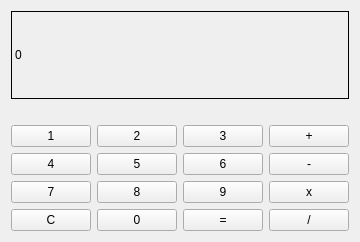
<?xml version="1.0" encoding="UTF-8"?>
<ui version="4.0">
 <class>Simple_calculator</class>
 <widget class="QWidget" name="Simple_calculator">
  <property name="geometry">
   <rect>
    <x>0</x>
    <y>0</y>
    <width>338</width>
    <height>242</height>
   </rect>
  </property>
  <property name="windowTitle">
   <string>Form</string>
  </property>
  <layout class="QGridLayout" name="gridLayout_3">
   <item row="0" column="0">
    <layout class="QVBoxLayout" name="verticalLayout">
     <item>
      <widget class="QLabel" name="label">
       <property name="frameShape">
        <enum>QFrame::Box</enum>
       </property>
       <property name="frameShadow">
        <enum>QFrame::Plain</enum>
       </property>
       <property name="text">
        <string>0</string>
       </property>
      </widget>
     </item>
     <item>
      <spacer name="horizontalSpacer">
       <property name="orientation">
        <enum>Qt::Horizontal</enum>
       </property>
       <property name="sizeHint" stdset="0">
        <size>
         <width>317</width>
         <height>20</height>
        </size>
       </property>
      </spacer>
     </item>
    </layout>
   </item>
   <item row="1" column="0">
    <layout class="QGridLayout" name="gridLayout_2">
     <item row="3" column="1">
      <widget class="QPushButton" name="pushButton_11">
       <property name="text">
        <string>0</string>
       </property>
      </widget>
     </item>
     <item row="2" column="1">
      <widget class="QPushButton" name="pushButton_5">
       <property name="text">
        <string>8</string>
       </property>
      </widget>
     </item>
     <item row="0" column="2">
      <widget class="QPushButton" name="pushButton_3">
       <property name="text">
        <string>3</string>
       </property>
      </widget>
     </item>
     <item row="1" column="1">
      <widget class="QPushButton" name="pushButton_7">
       <property name="text">
        <string>5</string>
       </property>
      </widget>
     </item>
     <item row="1" column="2">
      <widget class="QPushButton" name="pushButton_6">
       <property name="text">
        <string>6</string>
       </property>
      </widget>
     </item>
     <item row="2" column="0">
      <widget class="QPushButton" name="pushButton_8">
       <property name="text">
        <string>7</string>
       </property>
      </widget>
     </item>
     <item row="3" column="3">
      <widget class="QPushButton" name="pushButton_16">
       <property name="text">
        <string>/</string>
       </property>
      </widget>
     </item>
     <item row="0" column="3">
      <widget class="QPushButton" name="pushButton_13">
       <property name="text">
        <string>+</string>
       </property>
      </widget>
     </item>
     <item row="1" column="3">
      <widget class="QPushButton" name="pushButton_14">
       <property name="text">
        <string>-</string>
       </property>
      </widget>
     </item>
     <item row="3" column="0">
      <widget class="QPushButton" name="pushButton_12">
       <property name="text">
        <string>C</string>
       </property>
      </widget>
     </item>
     <item row="0" column="1">
      <widget class="QPushButton" name="pushButton_10">
       <property name="text">
        <string>2</string>
       </property>
      </widget>
     </item>
     <item row="0" column="0">
      <widget class="QPushButton" name="pushButton_4">
       <property name="text">
        <string>1</string>
       </property>
      </widget>
     </item>
     <item row="1" column="0">
      <widget class="QPushButton" name="pushButton_2">
       <property name="text">
        <string>4</string>
       </property>
      </widget>
     </item>
     <item row="2" column="2">
      <widget class="QPushButton" name="pushButton_9">
       <property name="text">
        <string>9</string>
       </property>
      </widget>
     </item>
     <item row="3" column="2">
      <widget class="QPushButton" name="pushButton">
       <property name="text">
        <string>=</string>
       </property>
      </widget>
     </item>
     <item row="2" column="3">
      <widget class="QPushButton" name="pushButton_15">
       <property name="text">
        <string>x</string>
       </property>
      </widget>
     </item>
    </layout>
   </item>
  </layout>
 </widget>
 <resources/>
 <connections/>
</ui>
